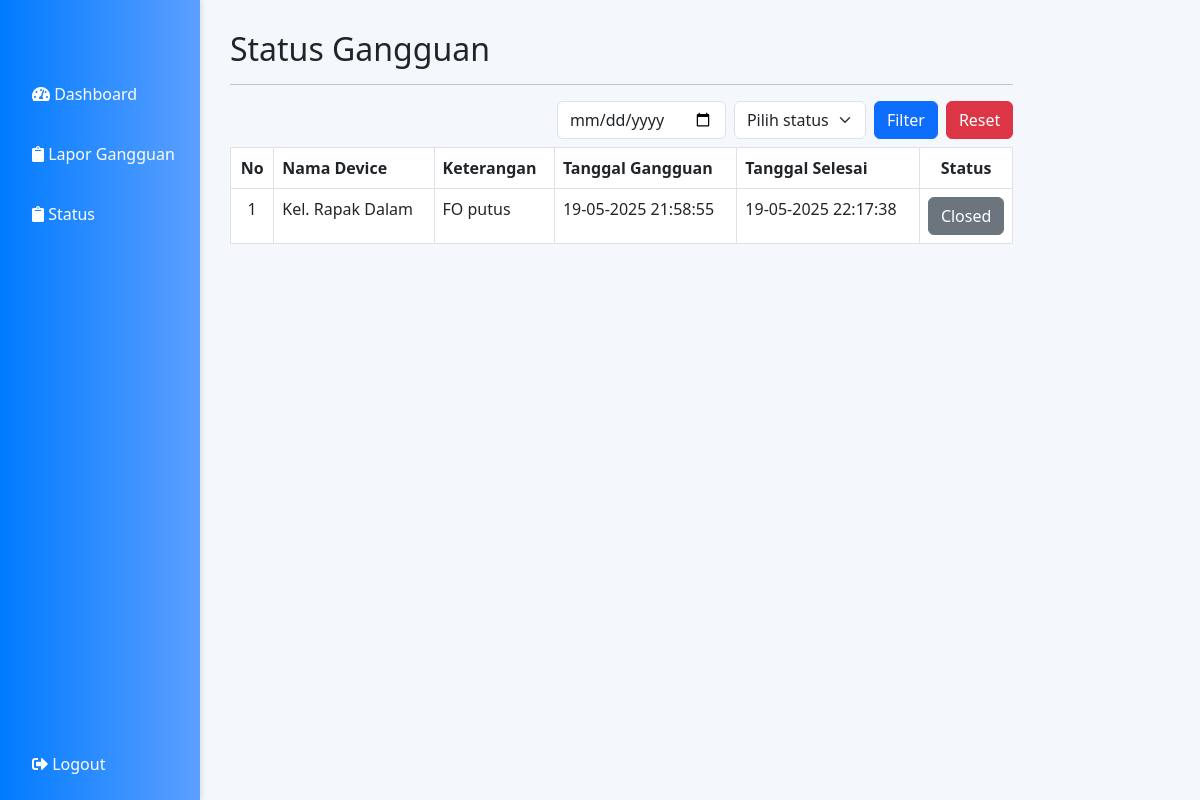
Page /pages/user/status.php (signed in) on the earlier database version.
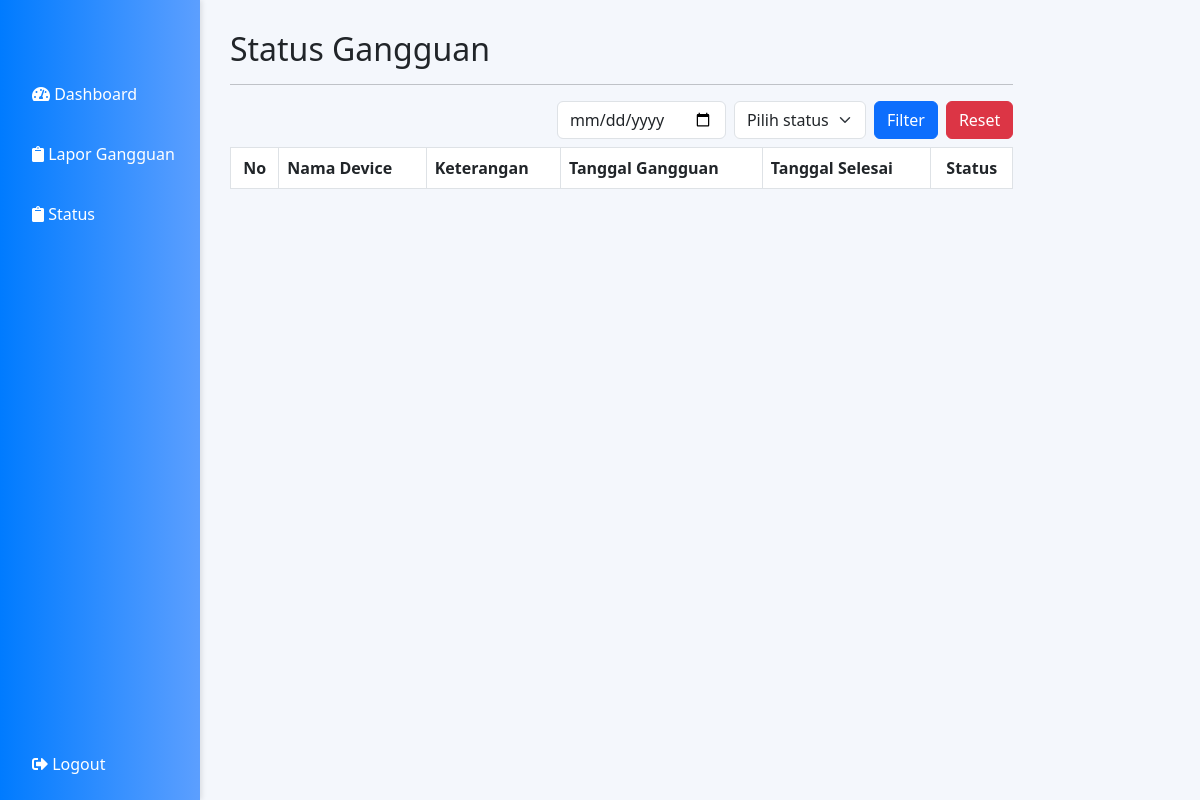
Same page on the later database version.
### tables this page shows
CREATE TABLE `lapor_gangguan` (
  `id_laporan` int(11) NOT NULL,
  `id_user` int(11) NOT NULL,
  `device` varchar(100) NOT NULL,
  `keterangan` varchar(50) DEFAULT NULL,
  `tanggal_gangguan` datetime NOT NULL,
  `tanggal_selesai` datetime DEFAULT NULL,
  `status` enum('open','pending','closed','') DEFAULT 'open',
  `image` varchar(150) DEFAULT NULL,
  `aktif` tinyint(1) DEFAULT 1
);

### pages/user/status.php (the view, shortened to what the changed rows need)
<?php
require("../../koneksi/koneksi.php");
if (isset($_GET['date']) && $_GET['date'] != '' && isset($_GET['status']) && $_GET['status'] != '') {
    $date = validate($_GET['date']);
    $status = validate($_GET['status']);
     $query = $conn->query("SELECT * FROM lapor_gangguan
    JOIN users ON users.id = lapor_gangguan.id_user and date(tanggal_gangguan) = '$date' and status='$status' WHERE lapor_gangguan.aktif=1 AND lapor_gangguan.id_user = '" . $_SESSION['id'] . "' order by tanggal_gangguan desc");
} elseif (isset($_GET['date']) && $_GET['date'] != '') {
    $date = validate($_GET['date']);
    $query = $conn->query("SELECT * FROM lapor_gangguan
    JOIN users ON users.id = lapor_gangguan.id_user and date(tanggal_gangguan) = '$date' WHERE lapor_gangguan.aktif=1 AND lapor_gangguan.id_user = '" . $_SESSION['id'] . "' order by tanggal_gangguan desc");
} elseif (isset($_GET['status']) && $_GET['status'] != '') {
    $status = validate($_GET['status']);
    $query = $conn->query("SELECT * FROM lapor_gangguan
    JOIN users ON users.id = lapor_gangguan.id_user and status = '$status' WHERE lapor_gangguan.aktif=1 AND lapor_gangguan.id_user = '" . $_SESSION['id'] . "' order by tanggal_gangguan desc");
} else {
    $query = $conn->query("SELECT * FROM lapor_gangguan
    JOIN users ON users.id = lapor_gangguan.id_user WHERE lapor_gangguan.aktif=1 AND lapor_gangguan.id_user = '" . $_SESSION['id'] . "' order by tanggal_gangguan desc");
}
?>
<!DOCTYPE html>
<html lang="en">
<head>
    <link href="https://cdn.jsdelivr.net/npm/bootstrap@5.3.0/dist/css/bootstrap.min.css" rel="stylesheet">
    <link rel="stylesheet" href="../../assets/css/sidebar.css
    ">
    <link rel="stylesheet" href="https://cdnjs.cloudflare.com/ajax/libs/font-awesome/5.15.3/css/all.min.css">
</head>
<body>
    <div class="content">
        <div class="col-sm-9 col-sm-offset-3 col-md-10 col-md-offset-2 main">
            <h2 class="page-header">Status Gangguan</h2>
            <table id="tabelpelanggan" class="table table-bordered table-hover">
                <thead>
                    <tr>
                        <th style="text-align: center;">No</th>
                        <th>Nama Device</th>
                        <th>Keterangan</th>
                        <th>Tanggal Gangguan</th>
                        <th>Tanggal Selesai</th>
                        <th style="text-align: center;">Status</th>
                    </tr>
                </thead>
                <?php
                $nomor = 1;
                while ($lihat = $query->fetch_assoc()) {
                    $nm_device = $lihat['device'];
                    $ket = $lihat['keterangan'];
                    $tggl_gangguan = $lihat['tanggal_gangguan'];
                    $tggl_selesai = $lihat['tanggal_selesai'];
                    $status = $lihat['status'];
                ?>
                    <tbody>
                        <tr>
                            <td style="text-align: center;"><?php echo $nomor; ?></td>
                            <td><?php echo htmlspecialchars($nm_device); ?></td>
                            <td><?php echo htmlspecialchars($ket); ?></td>
                            <td><?php echo date('d-m-Y H:i:s', strtotime($tggl_gangguan)); ?></td>
                            <td>
                                <?php if ($tggl_selesai == null) { ?>
                                <?php } else { ?>
                                    <?php echo date('d-m-Y H:i:s', strtotime($tggl_selesai)); ?>
                                <?php } ?>
                            </td>
                            <td data-th="Status" width="10%" style="text-align: center;">
                                <?php if ($status == 'open') { ?>
                                    <button class="btn btn-success btn-md">Open</button>
                                <?php } elseif ($status == 'pending') { ?>
                                    <button class="btn btn-warning btn-md">Pending</button>
                                <?php } else { ?>
                                    <button class="btn btn-secondary btn-md">Closed</button>
                                <?php } ?>
                            </td>
                        </tr>
                        <?php $nomor++; ?>
                    <?php
                } ?>
                    </tbody>
            </table>
        </div>
    </div>
</body>
</html>

Differences in the rows shown:
removed lapor_gangguan: device "Kel. Rapak Dalam", keterangan "FO putus", tanggal_gangguan "19-05-2025 21:58:55", tanggal_selesai "19-05-2025 22:17:38", status "Closed"
